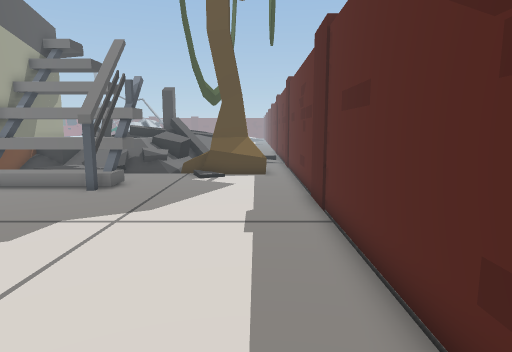
view 1 (above)

23 first-person views from a walk through a Unity game level. The camera is 1.2 m above the floor, tilts 8° down and sees 75° across. The floor is counted in squares, 0.5 m on a side. Each view is taken from the middle of a square. On the plan, view 1 faces up. The plan holds only what a view shows up to about 20 squares ahead; the rest is blank. The place goes on beyond the plan. The player is left out.

view 2
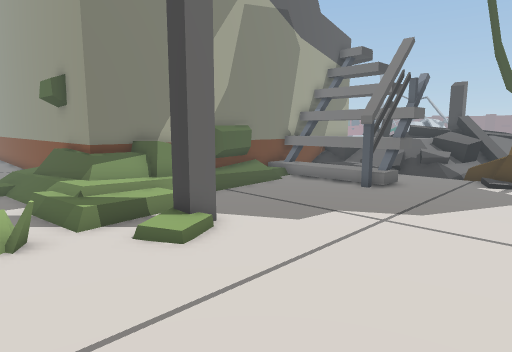

view 3
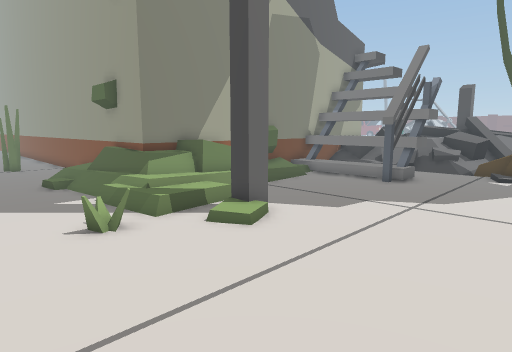

view 4
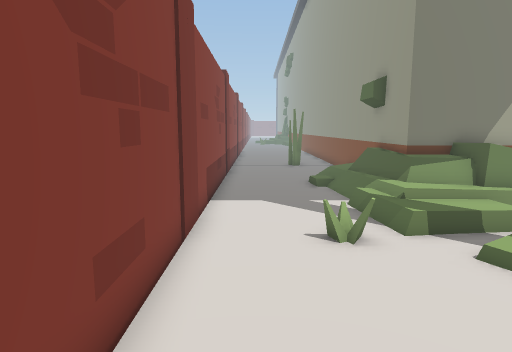

view 5
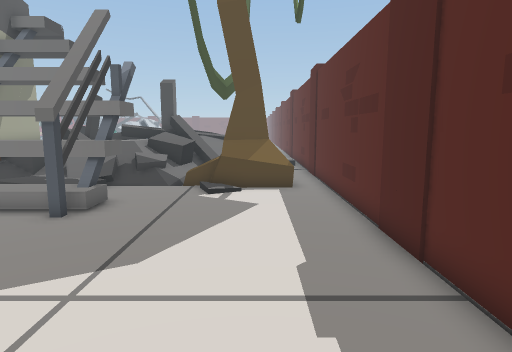

view 6
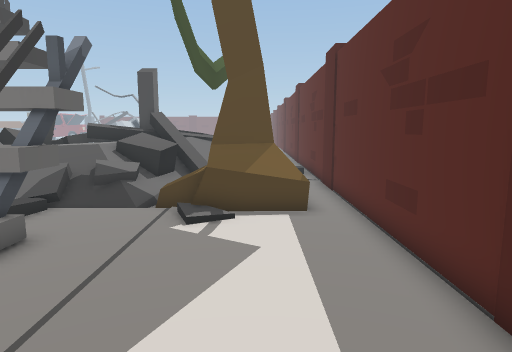

view 7
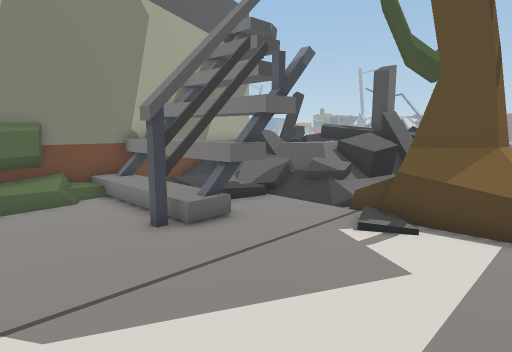

view 8
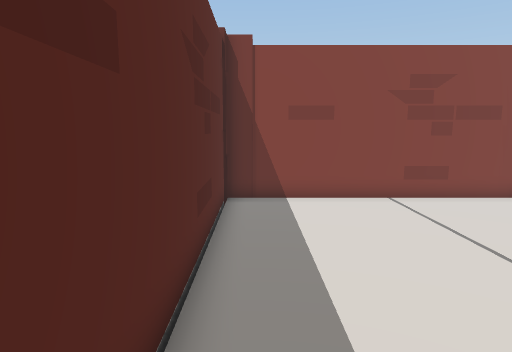

view 9
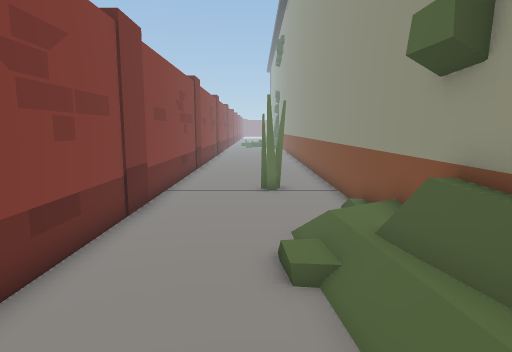

view 10
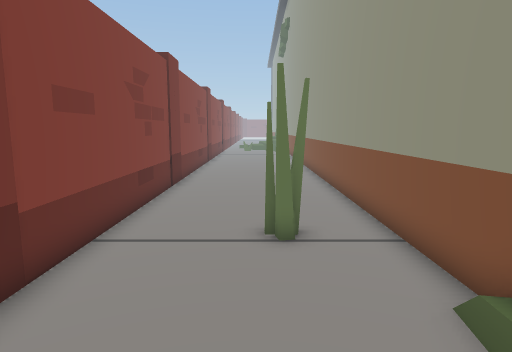

view 11
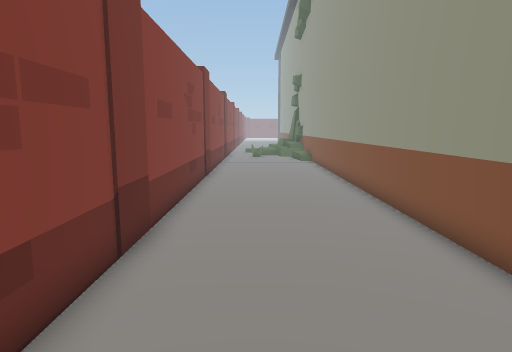

view 12
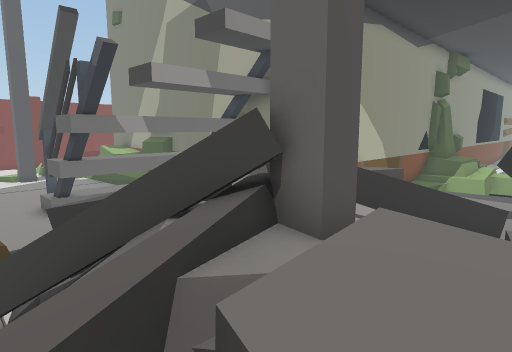

view 13
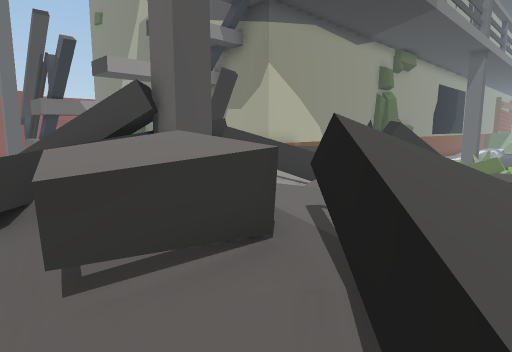

view 14
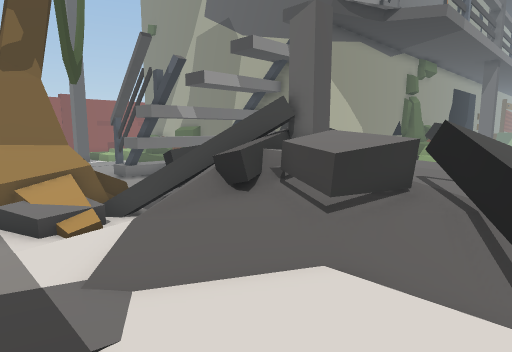

view 15
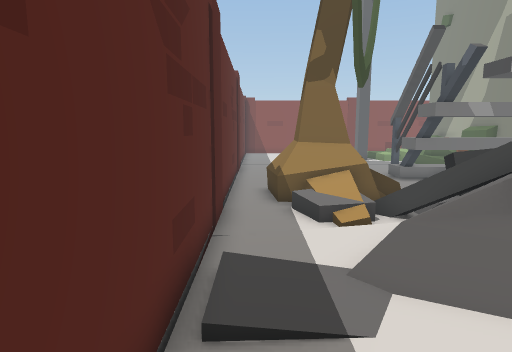

view 16
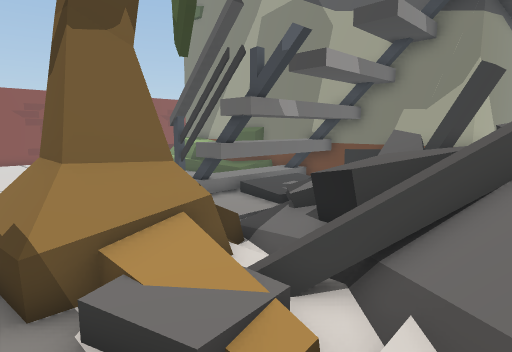

view 17
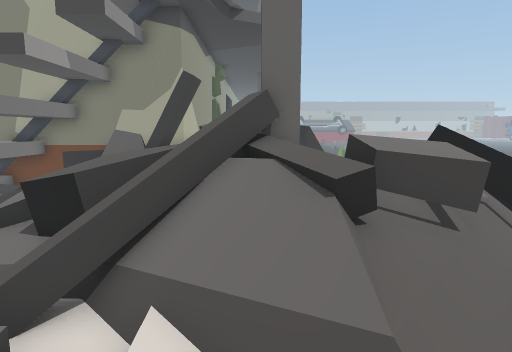

view 18
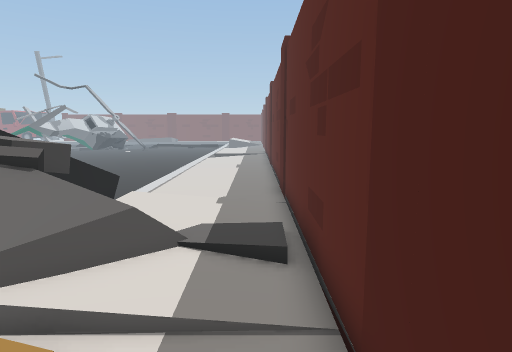

view 19
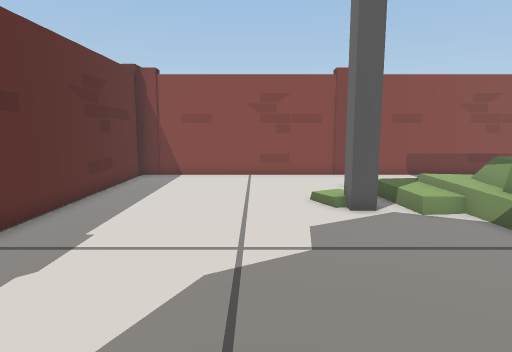

view 20
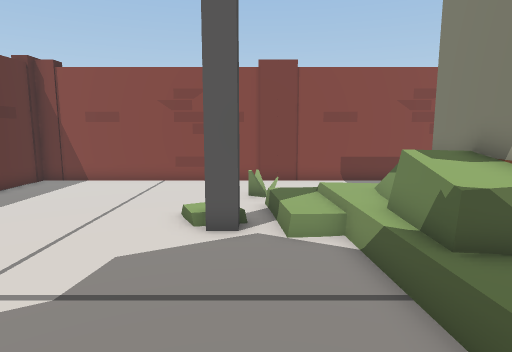

view 21
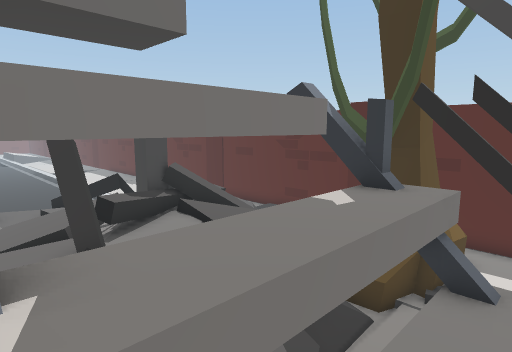

view 22
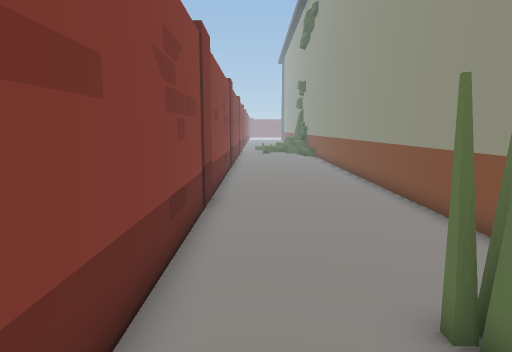

view 23
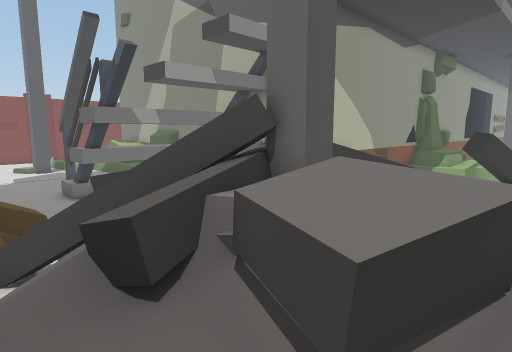

### Floor plan
Key: @ floor where view 1 was taken; # wall or solid block; . main floor; : floor 0.25 m higher than the main floor; + floor 0.5 m higher than the main floor; * floor 0.75 m higher than the main floor; % floor 1 m higher than the main floor; & floor 1.25 m higher than the main floor; / step, stairs or slope; = window, fence, low wall or low ledge; ^ raised ledge; v drop or lower ground; T tree; H thing the floor can be seen under or through.
Columns run from 40 left of view 1 to 2 right of it. Each row starts with its distance up from view 1.
 31                               /+////=//...#
 30                      ==       +++//=//:...#
 29                       ==       /*=////:...#
 28                        =  =    /***///:...#
 27                           ===+//**//////.:#
 26                        ::++= ///*##/////:/#
 25                ::  ^=        //%###%**+...#
 24               ::+^^^^        /#=#%%&*+/...#
 23               ==^^^===    /% %##%%%+*=//..#
 22               ############## %= %%%%v//:..#
 21                            #  %***+:v. :/.#
 20                            #  #   +:=TTTT.#
 19                            ##v^  =:.=TTTT.#
 18                            ##^^^^HH..TTTT.#
 17                            #^^^^^HH../....#
 16                            #//%%%HH.......#
 15                            #//%%%HH.......#
 14                            #:::::HH.......#
 13                            #:/...H#.......#
 12                            #=/............#
 11                            #=:............#
 10                            #=:............#
  9                            ##:............#
  8                            ##*/...........#
  7                             #//...........#
  6                             #=//..........#
  5                            ##:/:.#........#
  4 #############################:::./=.......#
  3 ......................./::/^=+::./........#
  2 ................##....//////..............#
  1 ................##........................#
  0 ........................................@.#
 -1 ..........................................#
 -2 ..........................................#
 -3 ###########################################

Where each view was taken, in squares from view 1:
view 1: 0 up, 0 right, facing up
view 2: 0 up, 0 right, facing up-left
view 3: 2 down, 0 right, facing up-left
view 4: 1 down, 1 left, facing left
view 5: 4 up, 1 left, facing up
view 6: 8 up, 1 left, facing up
view 7: 9 up, 1 right, facing up-left
view 8: 9 up, 1 right, facing down
view 9: 1 up, 10 left, facing left
view 10: 1 up, 16 left, facing left
view 11: 0 up, 24 left, facing left
view 12: 28 up, 3 left, facing down-left
view 13: 31 up, 3 left, facing down-left
view 14: 31 up, 1 right, facing down-left
view 15: 31 up, 1 right, facing down
view 16: 25 up, 1 right, facing down-left
view 17: 25 up, 1 right, facing left
view 18: 20 up, 1 right, facing up
view 19: 15 up, 4 left, facing down
view 20: 13 up, 8 left, facing down
view 21: 15 up, 12 left, facing up-right
view 22: 1 down, 20 left, facing left
view 23: 29 up, 2 left, facing down-left
